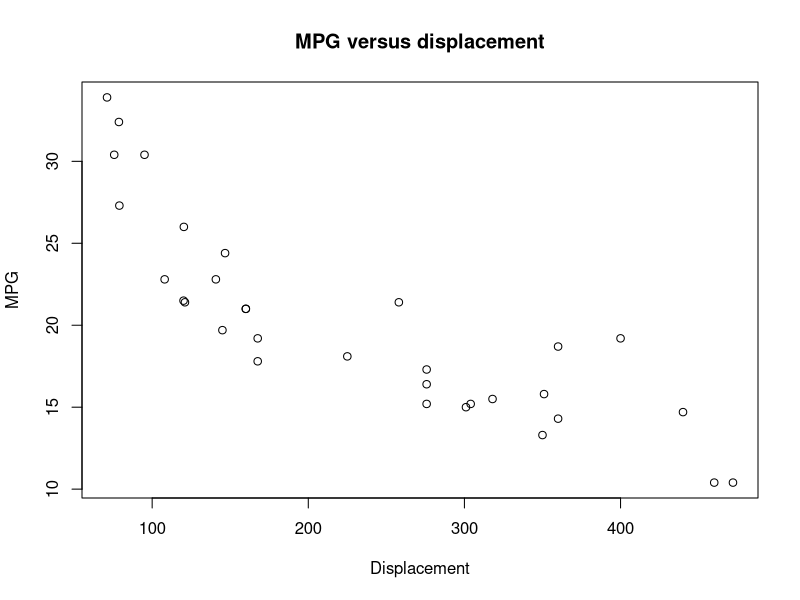

This chart was generated by the following R code:
## ---- chunk 1
knitr::opts_chunk$set(echo = TRUE)
## ---- chunk 2
summary(mtcars)
str(mtcars)
## ---- chunk 3
plot(mtcars$disp, mtcars$mpg, 
     main = "MPG versus displacement", 
     xlab = "Displacement", 
     ylab = "MPG")
summary(mtcars$mpg)
